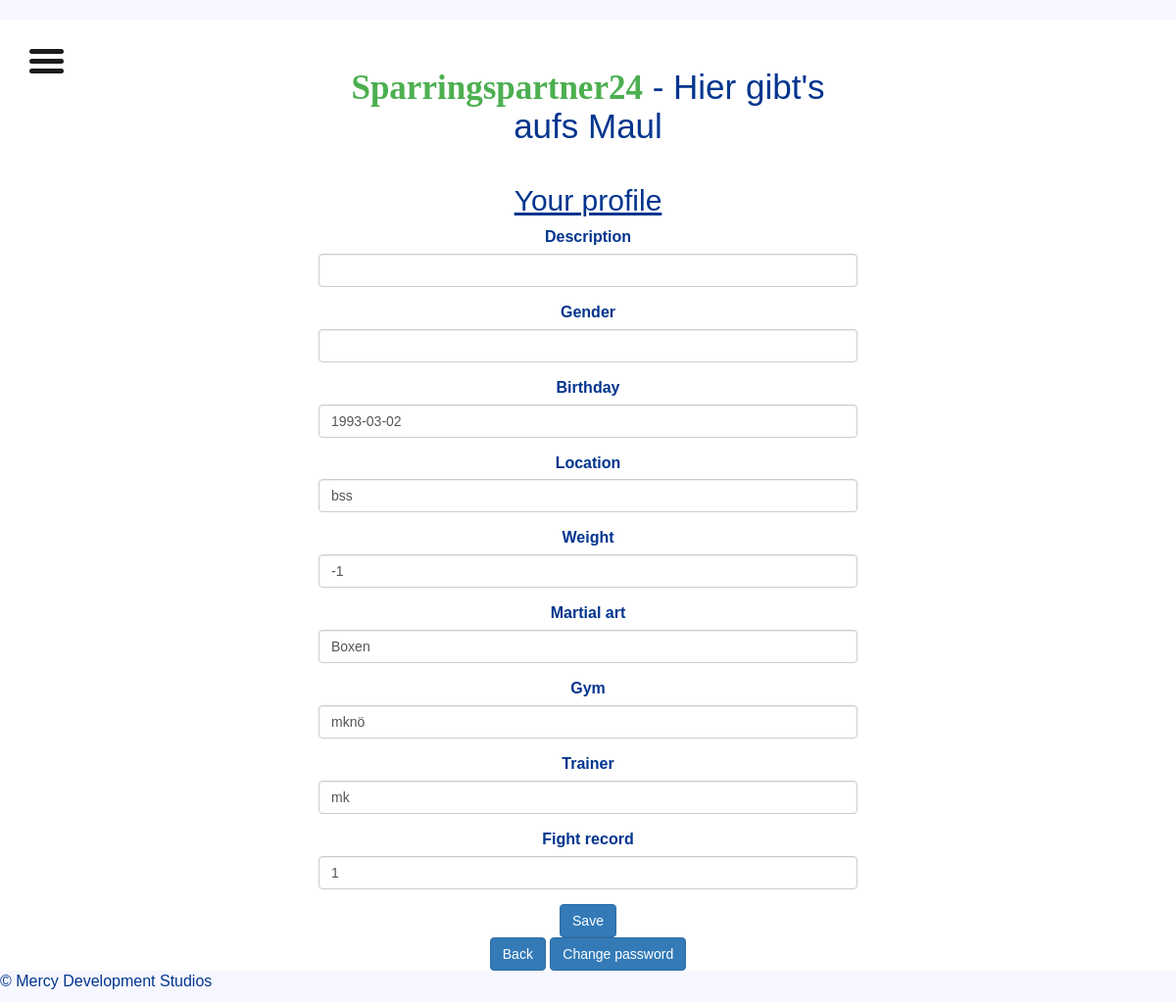
/SparringsPartner24/edit_fighter_profile/ (signed in), run on the app's committed database.
### SparringsPartner24/models.py (models this page shows)
class FighterProfile(models.Model):
    userprofile = models.ForeignKey(settings.AUTH_USER_MODEL, on_delete=models.CASCADE)
    description = models.CharField(max_length = 400, blank = True, null = True)
    gender = models.CharField(max_length = 40, blank= True, null = True)
    birthday = models.DateField(blank=True, null=True)
    experience_years = models.IntegerField(blank = True, null = True)
    location = models.CharField(max_length=200, blank=True, null=True)
    weight = models.IntegerField(blank=True, null=True)
    martial_art = models.CharField(max_length=200, blank=True, null=True)
    gym = models.CharField(max_length=300, blank=True, null=True)
    trainer = models.CharField(max_length=200, blank=True, null=True)
    fight_record = models.IntegerField(blank=True, null=True)

### SparringsPartner24/views.py (the view)
# urls.py: path('edit_fighter_profile/', views.edit_fighter_profile, name = 'edit_fighter_profile'),
@login_required
def edit_fighter_profile(request):
    current_user = request.user
    if request.method == 'POST':
        instance = get_object_or_404(FighterProfile, pk = current_user.id)
        form = FighterProfileForm(request.POST, instance = instance)
        if form.is_valid():
            updated_form = form.save(commit = False)
            userprofile_object = get_object_or_404(UserProfile, pk = current_user.id)
            updated_form.userprofile = userprofile_object
            updated_form.save()
            return HttpResponseRedirect(reverse('SparringsPartner24:index'))
    else:
        fighter_profile = get_object_or_404(FighterProfile, pk = current_user.id)
        form = FighterProfileForm(instance = fighter_profile)
        return render(request, 'SparringsPartner24/create_profile.html', {'form': form})

### SparringsPartner24/forms.py
class FighterProfileForm(forms.ModelForm):
    class Meta:
        model = FighterProfile
        exclude = ['userprofile', 'experience_years']

### SparringsPartner24/templates/SparringsPartner24/create_profile.html (shortened to what this page needs)
{% extends 'base.html' %}
{% block content %}
<h2>Your profile</h2>
{% load crispy_forms_tags %}
<form method="post" class="uniForm">
    {{ form|crispy }}
    <button type="submit" class="btn btn-primary">Save</button>
</form>
<a class="btn btn-primary" href="{% url 'SparringsPartner24:index' %}" >Back</a>
<a class="btn btn-primary" href="{% url 'password_change' %}" >Change password</a>
{% endblock %}

### SparringsPartner24/static/css/sidebar.css (style rules this page uses)
body { font-family: "Overpass", sans-serif; font-size: 16px; color: #1c1c1c; }
h2 { margin-top: 40px; text-decoration: underline; }
html, body { margin: 0; padding: 0; min-height: 100vh; overflow-x: hidden; }

### SparringsPartner24/static/css/style.css (style rules this page uses)
body { color: #00358e; }
*, *:before, *:after { box-sizing: border-box; -moz-box-sizing: border-box; -webkit-box-sizing: border-box; }
body { margin-top:20px; background:#f3f3f3; }

### SparringsPartner24/static/css/userprofile.css (style rules this page uses)
body { background: #f7f7ff; margin-top:20px; }

### data on the page
FighterProfile: birthday "1993-03-02", location "bss", weight "-1", martial_art "Boxen", gym "mknö", trainer "mk", fight_record "1"
